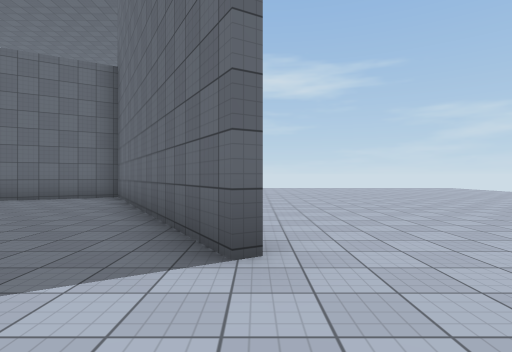
[1] (above)

15 first-person views from a walk through a scene from a Unity 3-D project. The camera is 1.4 m above the floor, looks level and sees 80° across. The floor is counted in squares, 2.37 m on a side. Each view is taken from the middle of a square. On the plan, view 1 faces up. The plan holds only what a view shows up to about 9 squares ahead; the rest is blank. The place goes on beyond the plan. The player character is not drawn. Surface patterns are stand-ins for the level's own textures.

[2]
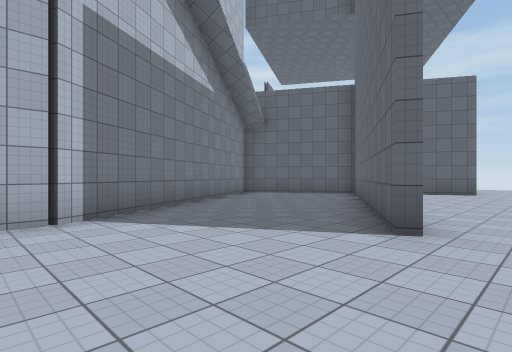

[3]
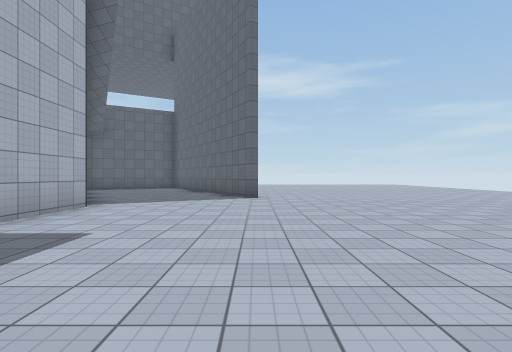

[4]
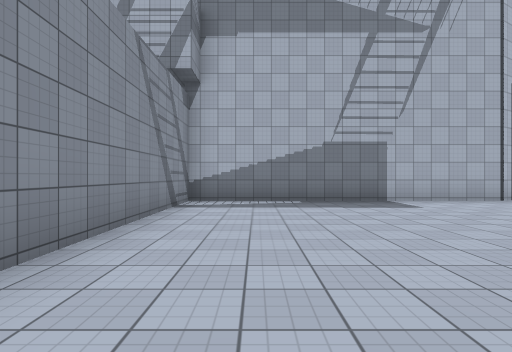

[5]
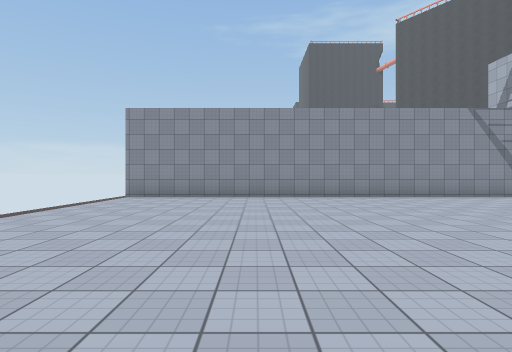

[6]
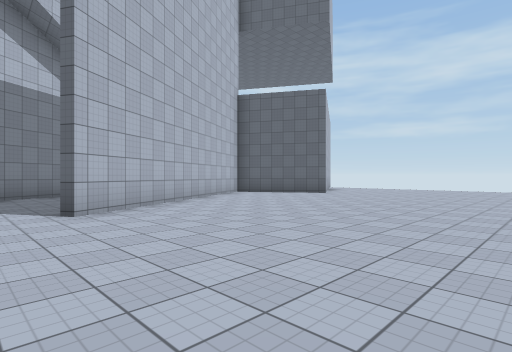

[7]
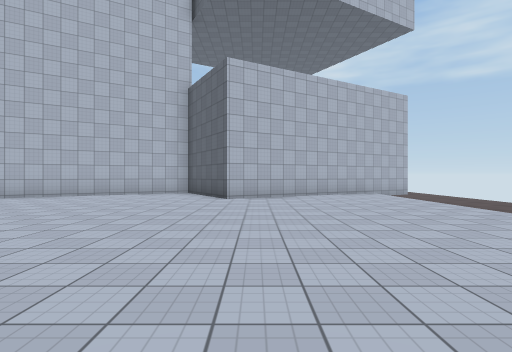

[8]
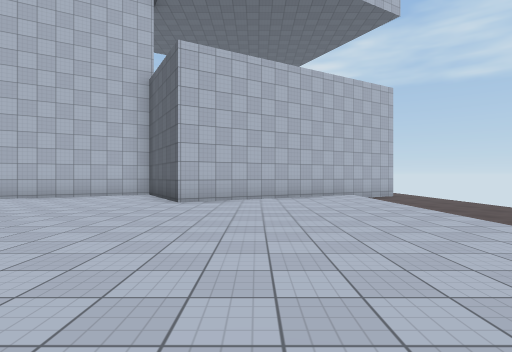

[9]
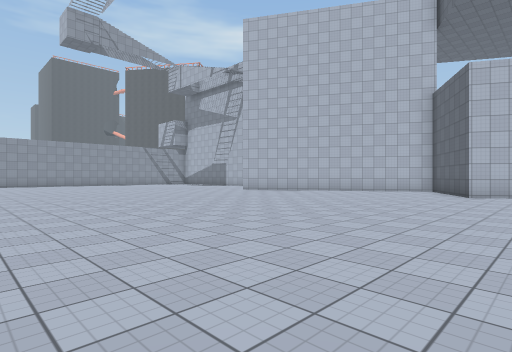

[10]
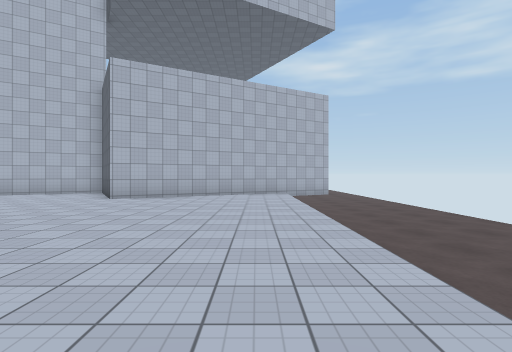

[11]
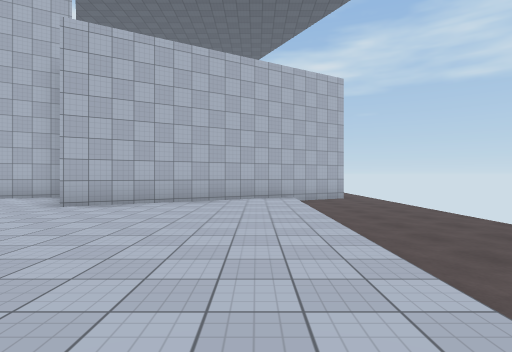

[12]
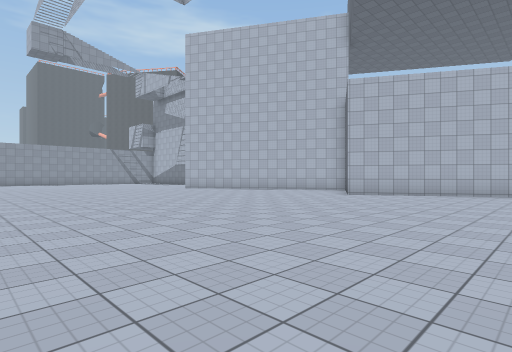

[13]
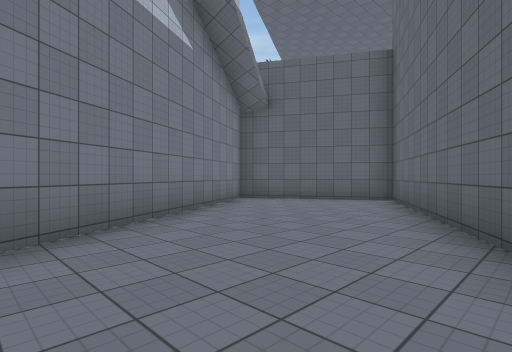

[14]
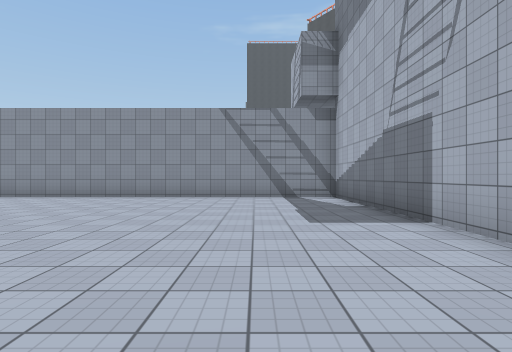

[15]
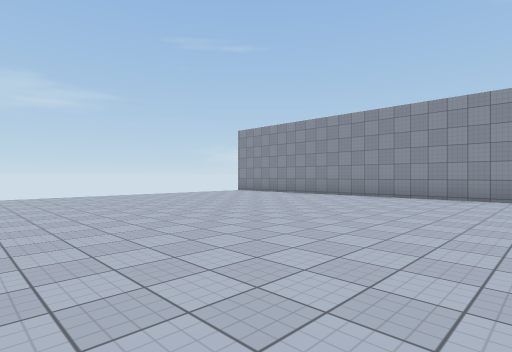

### Floor plan
Key: @ floor where view 1 was taken; # wall or solid block; . main floor; - floor 0.25 m lower than the main floor; / step, stairs or slope.
Columns run from 7 left of view 1 to 10 right of it. Each row starts with its distance up from view 1.
 17    ---------
 16    #---------
 15    #////////////
 14    ##...........
 13     #...........
 12     ##...........
 11      #...........
 10     ###..........
  9    ##............
  8 #####............
  7 #...#............
  6 #...##..........
  5 ##...#..........
  4  #...##.........
  3  ##...##........
  2   ##............
  1    #............
  0    ##..@.........
 -1     #............
 -2     #............
 -3     #............-
 -4     #............-
 -5     #............-
 -6     #............-
 -7     #............-
 -8     #############

Where each view was taken, in squares from view 1:
view 1: 0 up, 0 right, facing up
view 2: 1 down, 1 right, facing up-left
view 3: 6 down, 0 right, facing up
view 4: 6 down, 4 right, facing left
view 5: 1 up, 6 right, facing down
view 6: 1 up, 5 right, facing up-left
view 7: 11 up, 7 right, facing left
view 8: 12 up, 6 right, facing left
view 9: 12 up, 9 right, facing down-left
view 10: 14 up, 7 right, facing left
view 11: 14 up, 5 right, facing left
view 12: 15 up, 8 right, facing down-left
view 13: 1 up, 1 left, facing up-left
view 14: 1 up, 1 left, facing down
view 15: 1 up, 0 right, facing down-right
